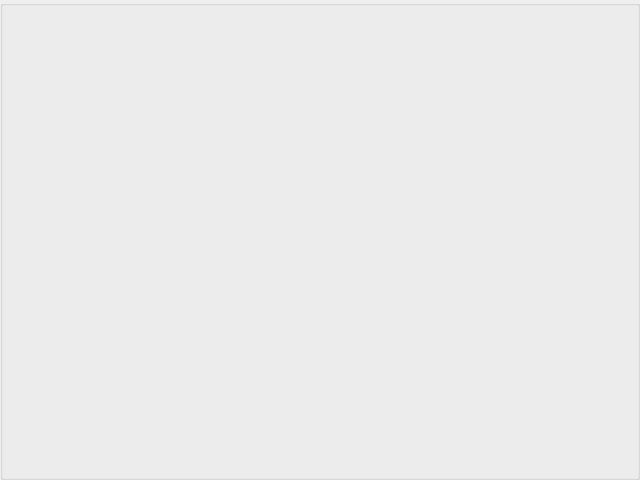
<?xml version="1.0" encoding="UTF-8"?>
<ui version="4.0">
 <class>GroupBoxHost</class>
 <widget class="QGroupBox" name="GroupBoxHost">
  <property name="geometry">
   <rect>
    <x>0</x>
    <y>0</y>
    <width>640</width>
    <height>480</height>
   </rect>
  </property>
  <property name="windowTitle">
   <string>QGroupBox</string>
  </property>
  <property name="toolTip">
   <string>QGroupBox host</string>
  </property>
 </widget>
 <resources/>
 <connections/>
</ui>
